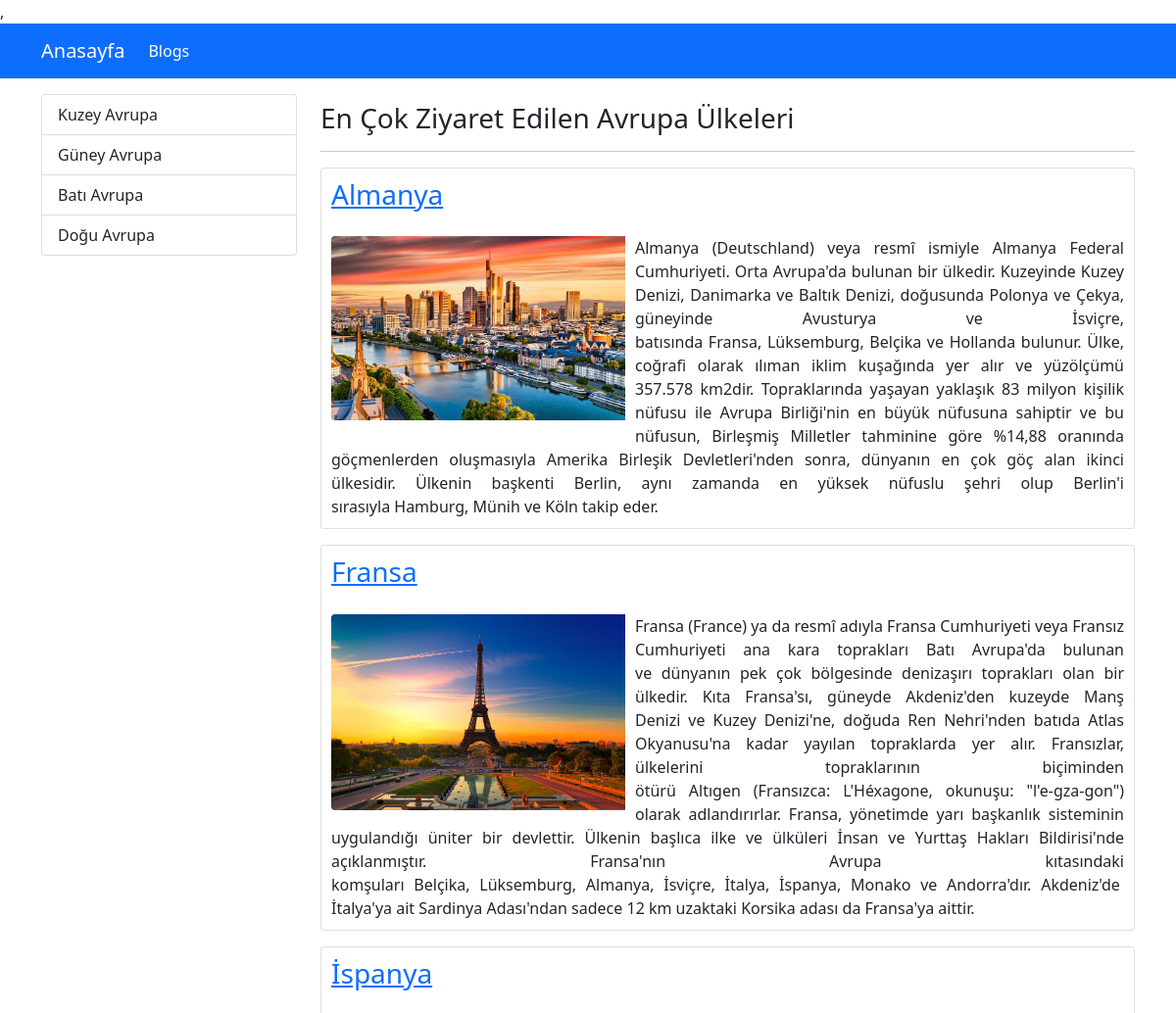
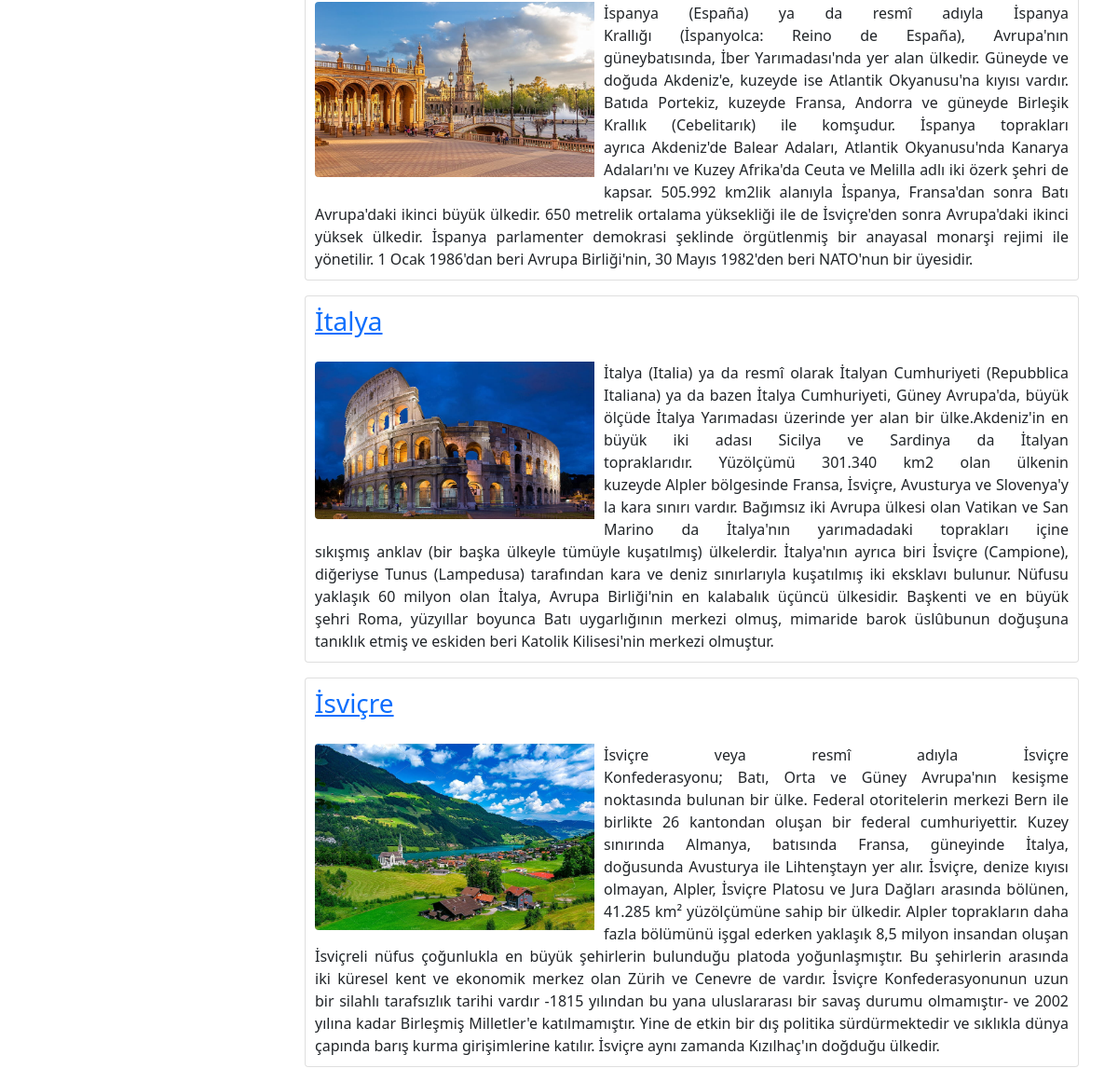
The page / on the database its author committed (2 pictures, top to bottom).
### blog/models.py (models this page shows, shortened)
class Category(models.Model):
    name = models.CharField(max_length=150)
    slug =models.SlugField(null=False,blank=True, unique=True, db_index=True, editable=False)

class Blog(models.Model):
    title = models.CharField(max_length=200)
    image = models.ImageField(upload_to="Ulkeler")
    description = RichTextField()
    is_active = models.BooleanField(default=False)
    is_home = models.BooleanField(default=False)
    slug =models.SlugField(blank=True, unique=True, db_index=True, editable=False)   #blank=True   admin de bu alanı doldurmak zorunlu olmaz, editable=False yazınca bu alan görünmez
    categories = models.ManyToManyField(Category, blank=True)      #coka cok iliski, blank=True demek illaki bu iliskiyi kurmak zorunda degilsin demek

### blog/views.py (the view)
# urls.py: path('', views.index, name="home"),
def index(request):
    context = {
        "blogs": Blog.objects.filter(is_active=True, is_home=True),
        "categories": Category.objects.all()
    }
    return render(request, "blog/index.html", context)

### blog/templates/blog/index.html (shortened to what this page needs)
{% extends "base.html" %}
{% load static %}
{% block css_files %}
    <link rel="stylesheet" href="{% static 'blog/css/style.css'%}">
{% endblock %}
{% block content %}
    <div class="container mt-3">
        <div class="row">
            <div class="col-3">
                {% include 'partials/_categories.html' %}
            </div>
            <div class="col-9">
                <h1><h3>En Çok Ziyaret Edilen Avrupa Ülkeleri</h3></h1>
                <hr>
                {% for blog in blogs %}
                    {% include 'blog/partials/_blog.html' %}
                {% endfor %}
{% endblock %}

### templates/base.html (shortened to what this page needs)
{% load static %}
<!DOCTYPE html>
<html lang="tr">
<head>
    <link rel="stylesheet" href="{% static 'css/bootstrap.min.css' %}">
    <link rel="stylesheet" href="{% static 'css/base.css' %}">,
    {% block css_files %} {% endblock %}
</head>
<body>
    {% include 'partials/_navbar.html' %}
    {% block content %}{% endblock %}
</body>
</html>

### templates/partials/_navbar.html
<nav class="navbar navbar-dark bg-primary navbar-expand-lg">
    <div class="container">
        <a class="navbar-brand" href="{% url 'home' %}">Anasayfa</a>
        <ul class="navbar-nav me-auto">
            <li class="nav-item">
                <a class="nav-link active" href="{% url 'blogs' %}">Blogs</a>
            </li>
        </ul>
    </div>
</nav>

### templates/partials/_categories.html
<div class="list-group">
    {% for category in categories %}
        {% if category.slug == selected_category %}
            <a class="list-group-item list-group-item-action active" href="{% url 'blogs_by_category' category.slug %}">{{category.name|title}}</a>
        {% else %}
            <a class="list-group-item list-group-item-action" href="{% url 'blogs_by_category' category.slug %}">{{category.name|title}}</a>
        {% endif %}
    {% endfor %}
</div>

### blog/templates/blog/partials/_blog.html
{% load static %}
<div class="card mb-3" >
    <div class="row g-0">
      <div class="col-md-12">
        <h1 class="card-title "> <a href="{% url 'city_by_blog' blog.slug %}">  <div style="padding: 10px;"><h3>{{ blog.title }} </a></h3></div> </h1>
        <img src="{{blog.image.url}}" class="img-fluid rounded-start" alt="..." width="300px" style="float:left; margin-right: 10px; margin-left: 10px; margin-bottom: 10px; ">
        <div style="text-align:justify; margin-right: 10px; margin-left: 10px; margin-bottom: 10px;"><p class="card-text"  >{{blog.description|safe|striptags|slice:"0:1500"}}</p></div>
      </div>
    </div>
</div>

### rows shown on the page
Category: name "Kuzey Avrupa"
Category: name "Güney Avrupa"
Category: name "Batı Avrupa"
Category: name "Doğu Avrupa"
Blog: title "Almanya", image (picture), description "Almanya (Deutschland) veya resmî ismiyle Almanya Federal Cumhuriyeti. Orta Avrupa'da bulunan bir ülkedir. Kuzeyinde Kuzey Denizi, Danimarka ve Baltık Denizi, doğusunda Polonya ve Çekya, güneyinde Avusturya ve İsviçre, batısında Fransa, Lüksemburg, Belçika ve Hollanda bulunur. Ülke, coğrafi olarak ılıman iklim kuşağında yer alır ve yüzölçümü 357.578 km2dir. Topraklarında yaşayan yaklaşık 83 milyon kişilik nüfusu ile Avrupa Birliği'nin en büyük nüfusuna sahiptir ve bu nüfusun, Birleşmiş Milletler tahminine göre %14,88 oranında göçmenlerden oluşmasıyla Amerika Birleşik Devletleri'nden sonra, dünyanın en çok göç alan ikinci ülkesidir. Ülkenin başkenti Berlin, aynı zamanda en yüksek nüfuslu…"
Blog: title "Fransa", image (picture), description "Fransa (France) ya da resmî adıyla Fransa Cumhuriyeti veya Fransız Cumhuriyeti ana kara toprakları Batı Avrupa'da bulunan ve dünyanın pek çok bölgesinde denizaşırı toprakları olan bir ülkedir. Kıta Fransa'sı, güneyde Akdeniz'den kuzeyde Manş Denizi ve Kuzey Denizi'ne, doğuda Ren Nehri'nden batıda Atlas Okyanusu'na kadar yayılan topraklarda yer alır. Fransızlar, ülkelerini topraklarının biçiminden ötürü Altıgen (Fransızca: L'Héxagone, okunuşu: \"l'e-gza-gon\") olarak adlandırırlar. Fransa, yönetimde yarı başkanlık sisteminin uygulandığı üniter bir devlettir. Ülkenin başlıca ilke ve ülküleri İnsan ve Yurttaş Hakları Bildirisi'nde açıklanmıştır. Fransa'nın Avrupa kıtasındaki komşuları Belçika,…"
Blog: title "İspanya", image (picture), description "İspanya (España) ya da resmî adıyla İspanya Krallığı (İspanyolca: Reino de España), Avrupa'nın güneybatısında, İber Yarımadası'nda yer alan ülkedir. Güneyde ve doğuda Akdeniz'e, kuzeyde ise Atlantik Okyanusu'na kıyısı vardır. Batıda Portekiz, kuzeyde Fransa, Andorra ve güneyde Birleşik Krallık (Cebelitarık) ile komşudur. İspanya toprakları ayrıca Akdeniz'de Balear Adaları, Atlantik Okyanusu'nda Kanarya Adaları'nı ve Kuzey Afrika'da Ceuta ve Melilla adlı iki özerk şehri de kapsar. 505.992 km2lik alanıyla İspanya, Fransa'dan sonra Batı Avrupa'daki ikinci büyük ülkedir. 650 metrelik ortalama yüksekliği ile de İsviçre'den sonra Avrupa'daki ikinci yüksek ülkedir. İspanya parlamenter demokrasi…"
Blog: title "İtalya", image (picture), description "İtalya (Italia) ya da resmî olarak İtalyan Cumhuriyeti (Repubblica Italiana) ya da bazen İtalya Cumhuriyeti, Güney Avrupa'da, büyük ölçüde İtalya Yarımadası üzerinde yer alan bir ülke.Akdeniz'in en büyük iki adası Sicilya ve Sardinya da İtalyan topraklarıdır. Yüzölçümü 301.340 km2 olan ülkenin kuzeyde Alpler bölgesinde Fransa, İsviçre, Avusturya ve Slovenya'yla kara sınırı vardır. Bağımsız iki Avrupa ülkesi olan Vatikan ve San Marino da İtalya'nın yarımadadaki toprakları içine sıkışmış anklav (bir başka ülkeyle tümüyle kuşatılmış) ülkelerdir. İtalya'nın ayrıca biri İsviçre (Campione), diğeriyse Tunus (Lampedusa) tarafından kara ve deniz sınırlarıyla kuşatılmış iki eksklavı bulunur. Nüfusu…"
Blog: title "İsviçre", image (picture), description "İsviçre veya resmî adıyla İsviçre Konfederasyonu; Batı, Orta ve Güney Avrupa'nın kesişme noktasında bulunan bir ülke. Federal otoritelerin merkezi Bern ile birlikte 26 kantondan oluşan bir federal cumhuriyettir. Kuzey sınırında Almanya, batısında Fransa, güneyinde İtalya, doğusunda Avusturya ile Lihtenştayn yer alır. İsviçre, denize kıyısı olmayan, Alpler, İsviçre Platosu ve Jura Dağları arasında bölünen, 41.285 km² yüzölçümüne sahip bir ülkedir. Alpler toprakların daha fazla bölümünü işgal ederken yaklaşık 8,5 milyon insandan oluşan İsviçreli nüfus çoğunlukla en büyük şehirlerin bulunduğu platoda yoğunlaşmıştır. Bu şehirlerin arasında iki küresel kent ve ekonomik merkez olan Zürih ve…"
